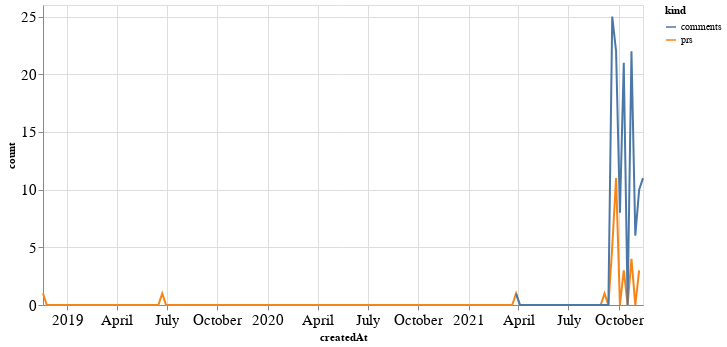

Notebook code cell kept with this figure:
### Code cell
alt.Chart(total_time, width=600).mark_line().encode(
    x='createdAt',
    y='count',
    color='kind'
)

### Figure 1 — Vega-Lite specification as saved in the notebook (floating-point values rounded to 4 significant figures; data arrays with more than 128 entries replaced by an {"elided": "..."} marker saying what was removed)
{"config": {"axisLeft": {"labelFontSize": 15}, "axisBottom": {"labelFontSize": 15}}, "data": {"name": "data-2b47f4cd8f081c2a163391271acfcec3"}, "mark": "line", "encoding": {"color": {"type": "nominal", "field": "kind"}, "x": {"type": "temporal", "field": "createdAt"}, "y": {"type": "quantitative", "field": "count"}}, "width": 600, "$schema": "https://vega.github.io/schema/vega-lite/v4.8.1.json", "datasets": {"data-2b47f4cd8f081c2a163391271acfcec3": {"elided": "314 records"}}}
